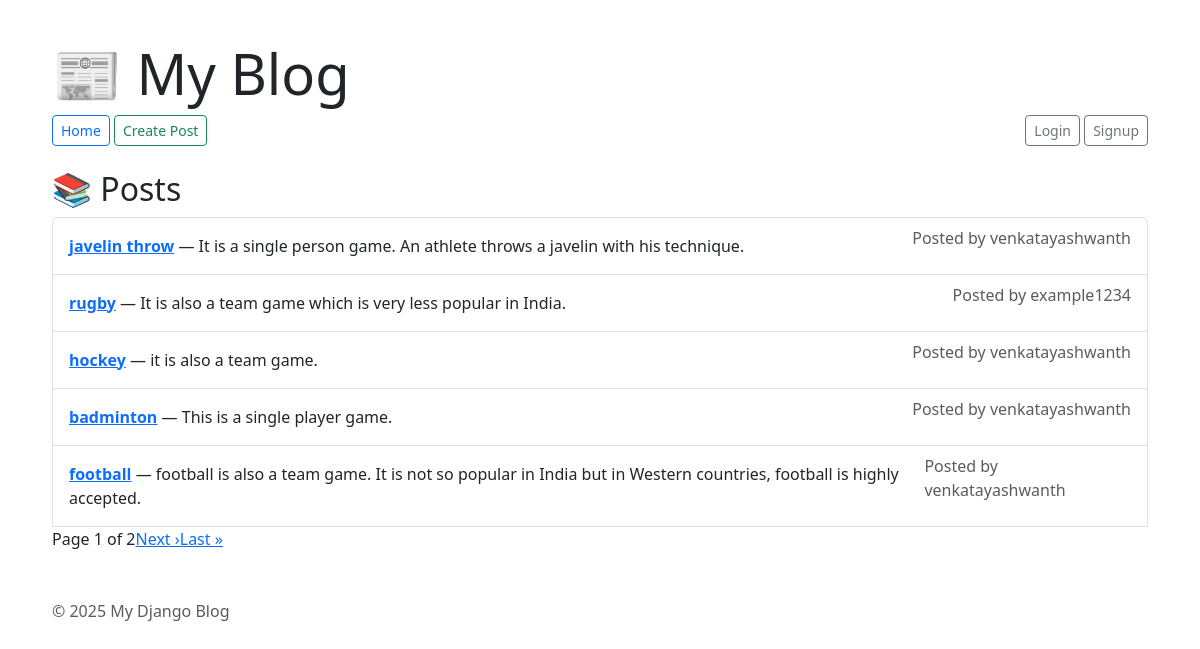
The page / on the database its author committed.
### locations/models.py (models this page shows, shortened)
class Post(models.Model):
    title = models.CharField(max_length=100)
    content = models.TextField()
    image = models.ImageField(upload_to='post_images/', blank=True, null=True)
    author = models.ForeignKey(User, on_delete=models.CASCADE, null=True)

### locations/views.py (the view)
# urls.py: 2. Add a URL to urlpatterns:  path('', views.home, name='home')
def home(request):
    posts = Post.objects.all().order_by('-id')
    paginator = Paginator(posts, 5)
    page_number = request.GET.get('page')
    post_list = paginator.get_page(page_number)
    return render(request, 'locations/home.html', {'posts': post_list})

### locations/templates/locations/home.html (shortened to what this page needs)
{% extends 'locations/base.html' %}
{% block content %}
    <h2>📚 Posts</h2>
    <ul class="list-group">
        {% for post in posts %}
            <li class="list-group-item d-flex justify-content-between align-items-center">
                <div>
                    <strong><a href="{% url 'post_detail' post.pk %}">{{ post.title }}</a></strong> — {{ post.content }}
                </div>
                <div>
                    <p class="text-muted">Posted by {{ post.author.username }}</p>
                </div>
            </li>
        {% empty %}
            <li class="list-group-item">No posts found.</li>
        {% endfor %}
        <div class="pagination">
            <span>Page {{ posts.number }} of {{ posts.paginator.num_pages }}</span>
            {% if posts.has_next %}
                <a href="?page={{ posts.next_page_number }}">Next ›</a>
                <a href="?page={{ posts.paginator.num_pages }}">Last »</a>
            {% endif %}
        </div>
    </ul>
{% endblock %}

### locations/templates/locations/base.html (shortened to what this page needs)
<!DOCTYPE html>
<html>
<head>
    <link href="https://cdn.jsdelivr.net/npm/bootstrap@5.3.2/dist/css/bootstrap.min.css" rel="stylesheet">
</head>
<body>
  <div class="container">
    <header class="mb-4">
        <h1 class="display-4">📰 My Blog</h1>
        <nav class="mb-3">
            <a class="btn btn-outline-primary btn-sm" href="/">Home</a>
            <a class="btn btn-outline-success btn-sm" href="/new/">Create Post</a>
            <span class="float-end">
                {% if user.is_authenticated %}
                    Welcome, {{ user.username }}!
                    <a href="{% url 'logout' %}">Logout</a>
                {% else %}
                    <a class="btn btn-outline-secondary btn-sm" href="{% url 'login' %}">Login</a>
                    <a class="btn btn-outline-secondary btn-sm" href="{% url 'signup' %}">Signup</a>
                {% endif %}
            </span>
        </nav>
    </header>
    {% block content %}{% endblock %}
    <footer class="mt-5 text-muted">
        &copy; 2025 My Django Blog
    </footer>
  </div>
</body>
</html>

### locations/templates/locations/base.html (style rules this page uses)
body { margin: 40px; }

### rows shown on the page
Post: title "javelin throw", content "It is a single person game. An athlete throws a javelin with his technique.", author.username "venkatayashwanth"
Post: title "rugby", content "It is also a team game which is very less popular in India.", author.username "example1234"
Post: title "hockey", content "it is also a team game.", author.username "venkatayashwanth"
Post: title "badminton", content "This is a single player game.", author.username "venkatayashwanth"
Post: title "football", content "football is also a team game. It is not so popular in India but in Western countries, football is highly accepted.", author.username "venkatayashwanth"

### other values the page prints
{{ posts.number }} "1"
{{ posts.paginator.num_pages }} "2"
